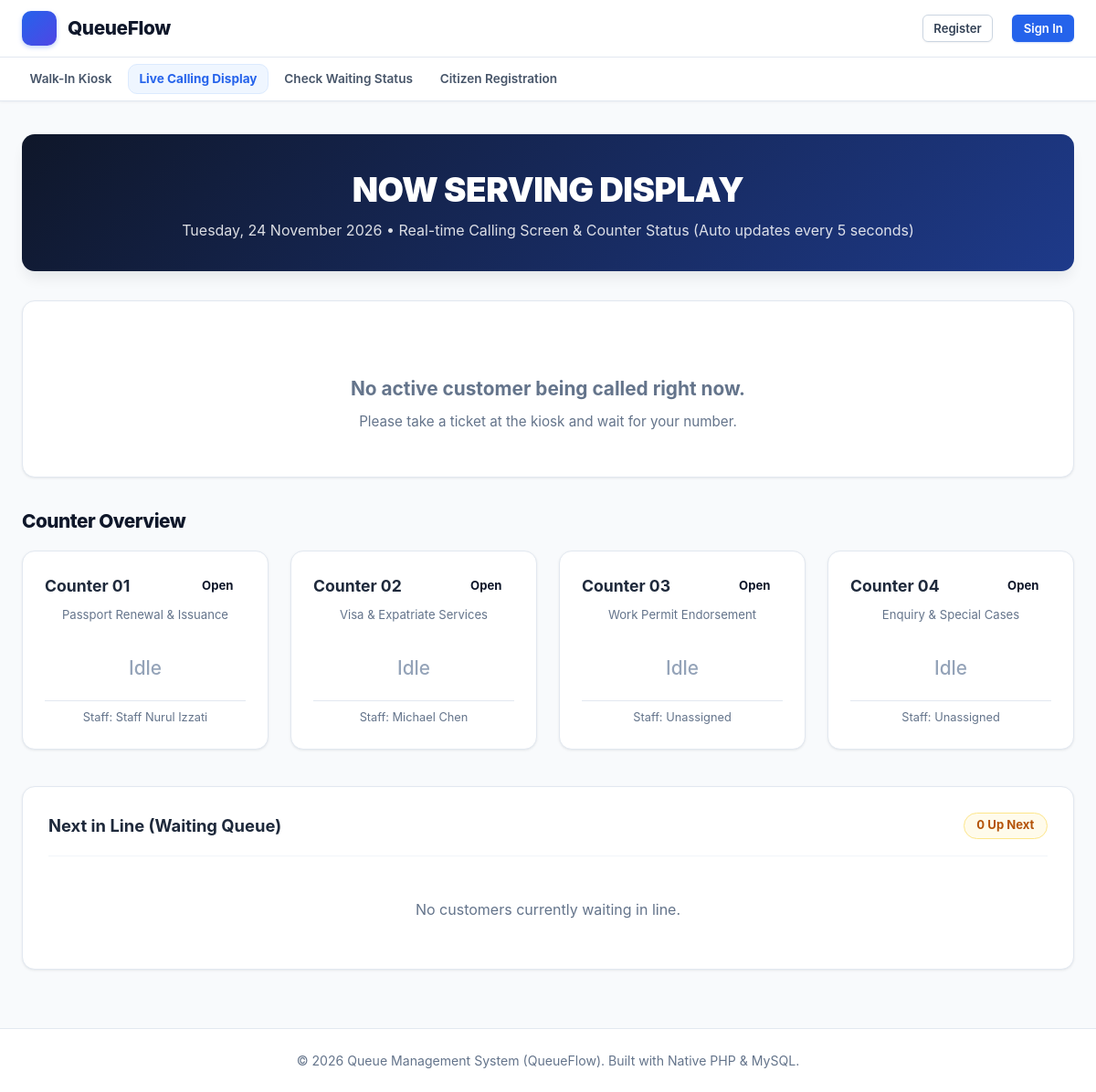
The app's page /display.php, older data.
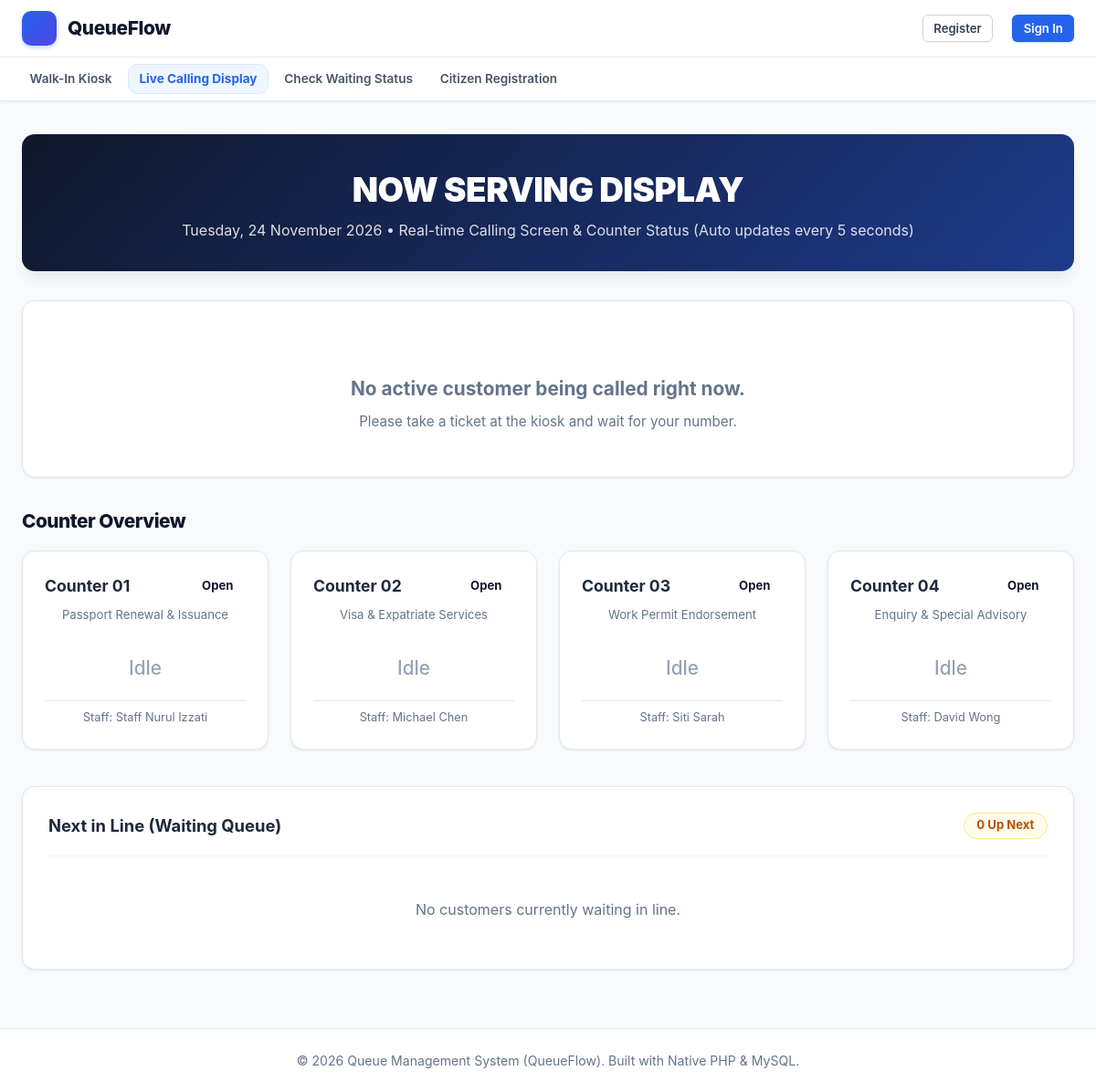
The same page, newer data.
### tables this page shows
CREATE TABLE `counters` (
  `id` INT AUTO_INCREMENT PRIMARY KEY,
  `counter_number` VARCHAR(30) NOT NULL UNIQUE,
  `counter_name` VARCHAR(100) NOT NULL,
  `status` ENUM('open', 'closed') NOT NULL DEFAULT 'open',
  `current_staff_id` INT NULL,
  `designated_service_id` INT NULL,
  `created_at` TIMESTAMP DEFAULT CURRENT_TIMESTAMP,
  CONSTRAINT `fk_counter_staff` FOREIGN KEY (`current_staff_id`) REFERENCES `users` (`id`) ON DELETE SET NULL,
  CONSTRAINT `fk_counter_service` FOREIGN KEY (`designated_service_id`) REFERENCES `services` (`id`) ON DELETE SET NULL
);

CREATE TABLE `users` (
  `id` INT AUTO_INCREMENT PRIMARY KEY,
  `username` VARCHAR(50) NOT NULL UNIQUE,
  `email` VARCHAR(100) NULL UNIQUE,
  `password` VARCHAR(255) NOT NULL,
  `full_name` VARCHAR(100) NOT NULL,
  `ic_passport` VARCHAR(50) NULL,
  `phone` VARCHAR(30) NULL,
  `role` ENUM('admin', 'staff', 'user') NOT NULL DEFAULT 'user',
  `status` ENUM('active', 'inactive') NOT NULL DEFAULT 'active',
  `created_at` TIMESTAMP DEFAULT CURRENT_TIMESTAMP
);

### display.php (the view, shortened to what the changed rows need)
<?php
require_once __DIR__ . '/includes/functions.php';
$pdo = getDBConnection();
$counters = $pdo->query("
    SELECT c.*,
           q.queue_number AS active_queue,
           q.status AS queue_status,
           u.full_name AS staff_name
    FROM counters c
    LEFT JOIN queues q ON q.counter_id = c.id AND q.status IN ('calling', 'serving')
    LEFT JOIN users u ON c.current_staff_id = u.id
    ORDER BY c.counter_number ASC
")->fetchAll();
require_once __DIR__ . '/includes/header.php';
?>
<div class="display-header">
    <h1 style="font-size: 2.3rem; font-weight: 900; margin-bottom: 0.25rem; letter-spacing: -0.5px;">
        <?php echo getIcon('tv', 32); ?> NOW SERVING DISPLAY
    </h1>
</div>
<div class="page-header" style="margin-bottom: 1rem;">
    <h2 class="page-title" style="font-size: 1.3rem;"><?php echo getIcon('counter', 20); ?> Counter Overview</h2>
</div>
<div class="grid grid-4" style="margin-bottom: 2.5rem;">
    <?php foreach ($counters as $cnt): ?>
        <div class="counter-display-card">
            <div style="display: flex; justify-content: space-between; align-items: center; margin-bottom: 0.5rem;">
                <span style="font-weight: 700; font-size: 1.1rem; color: #1e293b;"><?php echo e($cnt['counter_number']); ?></span>
                <?php echo renderStatusBadge($cnt['status']); ?>
            </div>
            <div style="font-size: 0.82rem; color: var(--text-muted); min-height: 20px;">
                <?php echo e($cnt['counter_name']); ?>
            </div>
            <div class="counter-display-num">
                <?php if ($cnt['status'] === 'open' && $cnt['active_queue']): ?>
                    <span style="color: #2563eb;"><?php echo e($cnt['active_queue']); ?></span>
                <?php elseif ($cnt['status'] === 'open'): ?>
                    <span style="color: #94a3b8; font-size: 1.3rem; font-weight: 500;">Idle</span>
                <?php else: ?>
                    <span style="color: #cbd5e1; font-size: 1.3rem; font-weight: 500;">Closed</span>
                <?php endif; ?>
            </div>
            <div style="font-size: 0.8rem; color: #64748b; border-top: 1px solid var(--border-color); padding-top: 0.5rem;">
                Staff: <?php echo !empty($cnt['staff_name']) ? e($cnt['staff_name']) : 'Unassigned'; ?>
            </div>
        </div>
    <?php endforeach; ?>
</div>
<?php require_once __DIR__ . '/includes/footer.php'; ?>

### includes/functions.php (shortened to what the changed rows need)
<?php
function e($value) {
    return htmlspecialchars((string)$value, ENT_QUOTES, 'UTF-8');
}
function renderStatusBadge($status) {
    $badges = [
        'waiting'      => '<span class="badge badge-waiting"><span class="badge-dot dot-waiting"></span>' . getIcon('clock', 13) . ' Waiting</span>',
        'calling'      => '<span class="badge badge-calling"><span class="badge-dot dot-calling"></span>' . getIcon('bell', 13) . ' Calling</span>',
        'serving'      => '<span class="badge badge-serving"><span class="badge-dot dot-serving"></span>' . getIcon('play-circle', 13) . ' Serving</span>',
        'completed'    => '<span class="badge badge-completed"><span class="badge-dot dot-completed"></span>' . getIcon('check-circle', 13) . ' Completed</span>',
        'skipped'      => '<span class="badge badge-skipped"><span class="badge-dot dot-skipped"></span>' . getIcon('slash', 13) . ' Skipped</span>',
        'open'         => '<span class="badge badge-open"><span class="badge-dot dot-open"></span>' . getIcon('check', 13) . ' Open</span>',
        'closed'       => '<span class="badge badge-closed"><span class="badge-dot dot-closed"></span>' . getIcon('x', 13) . ' Closed</span>',
        'active'       => '<span class="badge badge-active"><span class="badge-dot dot-open"></span> Active</span>',
        'inactive'     => '<span class="badge badge-inactive"><span class="badge-dot dot-closed"></span> Inactive</span>',
        'confirmed'    => '<span class="badge badge-completed"><span class="badge-dot dot-completed"></span> Confirmed</span>',
        'pending'      => '<span class="badge badge-waiting"><span class="badge-dot dot-waiting"></span> Pending</span>',
        'cancelled'    => '<span class="badge badge-skipped"><span class="badge-dot dot-skipped"></span> Cancelled</span>',
        'approved'     => '<span class="badge badge-completed"><span class="badge-dot dot-completed"></span> Approved</span>',
        'submitted'    => '<span class="badge badge-calling"><span class="badge-dot dot-calling"></span> Submitted</span>',
        'under_review' => '<span class="badge badge-waiting"><span class="badge-dot dot-waiting"></span> Under Review</span>',
        'rejected'     => '<span class="badge badge-skipped"><span class="badge-dot dot-skipped"></span> Rejected</span>',
    ];
    return $badges[$status] ?? '<span class="badge">' . e(ucfirst($status)) . '</span>';
}
function getIcon($name, $size = 18, $class = "icon") {
    return $icons[$name] ?? '';
}

Row changes from the older to the newer data that the page shows:
changed counters "Counter 03": current_staff.full_name (not shown) → "Siti Sarah"; no longer shows "Unassigned"
changed counters "Counter 04": counter_name "Enquiry & Special Cases" → "Enquiry & Special Advisory"; current_staff.full_name (not shown) → "David Wong"; no longer shows "Unassigned"
